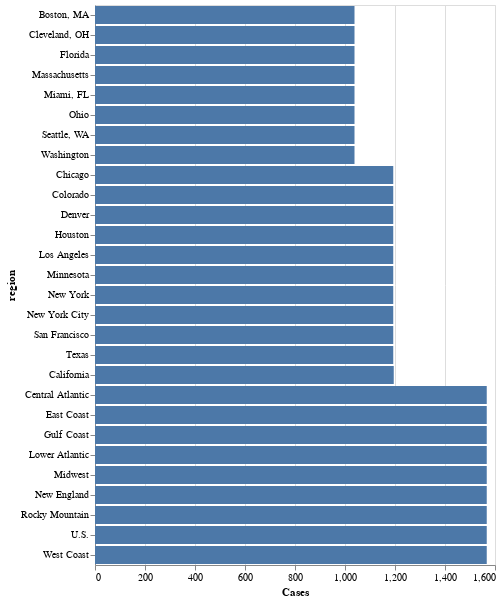

Here is the notebook cell this chart was saved with:
### Code cell
df_long.groupby("region")["price"].count().reset_index().pipe(alt.Chart).encode(
    x=alt.X("price", title="Cases"), y=alt.Y("region", sort=alt.SortField("price"))
).mark_bar()

### Figure 1 — Vega-Lite specification as saved in the notebook (floating-point values rounded to 4 significant figures)
{"config": {"view": {"continuousWidth": 400, "continuousHeight": 300}}, "data": {"name": "data-1a325e9c43dc698d788bb452585b0365"}, "mark": "bar", "encoding": {"x": {"field": "price", "title": "Cases", "type": "quantitative"}, "y": {"field": "region", "sort": {"field": "price"}, "type": "nominal"}}, "$schema": "https://vega.github.io/schema/vega-lite/v4.17.0.json", "datasets": {"data-1a325e9c43dc698d788bb452585b0365": [{"region": "Boston, MA", "price": 1038}, {"region": "California", "price": 1195}, {"region": "Central Atlantic", "price": 1567}, {"region": "Chicago", "price": 1193}, {"region": "Cleveland, OH", "price": 1038}, {"region": "Colorado", "price": 1193}, {"region": "Denver", "price": 1193}, {"region": "East Coast", "price": 1567}, {"region": "Florida", "price": 1038}, {"region": "Gulf Coast", "price": 1567}, {"region": "Houston", "price": 1193}, {"region": "Los Angeles", "price": 1193}, {"region": "Lower Atlantic", "price": 1567}, {"region": "Massachusetts", "price": 1038}, {"region": "Miami, FL", "price": 1038}, {"region": "Midwest", "price": 1567}, {"region": "Minnesota", "price": 1193}, {"region": "New England", "price": 1567}, {"region": "New York", "price": 1193}, {"region": "New York City", "price": 1193}, {"region": "Ohio", "price": 1038}, {"region": "Rocky Mountain", "price": 1567}, {"region": "San Francisco", "price": 1193}, {"region": "Seattle, WA", "price": 1038}, {"region": "Texas", "price": 1193}, {"region": "U.S.", "price": 1567}, {"region": "Washington", "price": 1038}, {"region": "West Coast", "price": 1567}]}}
